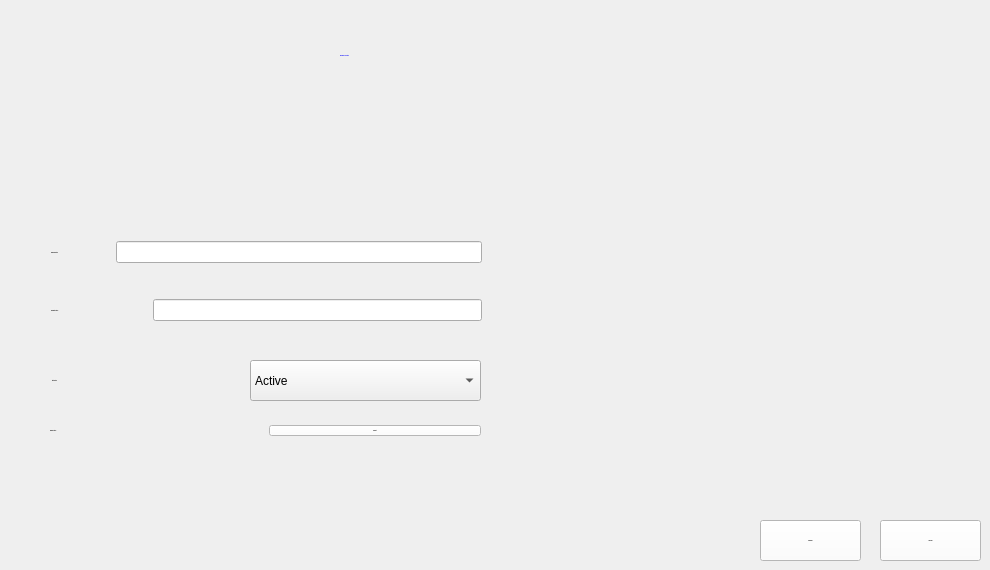
   <widget class="QWidget" name="Modifier">
    <attribute name="title">
     <string>Modifier Piste</string>
    </attribute>
    <widget class="QLabel" name="ModifierPiste">
     <property name="geometry">
      <rect>
       <x>340</x>
       <y>40</y>
       <width>291</width>
       <height>31</height>
      </rect>
     </property>
     <property name="palette">
      <palette>
       <active>
        <colorrole role="WindowText">
         <brush brushstyle="SolidPattern">
          <color alpha="255">
           <red>0</red>
           <green>0</green>
           <blue>255</blue>
          </color>
         </brush>
        </colorrole>
        <colorrole role="Button">
         <brush brushstyle="SolidPattern">
          <color alpha="255">
           <red>51</red>
           <green>51</green>
           <blue>51</blue>
          </color>
         </brush>
        </colorrole>
        <colorrole role="Text">
         <brush brushstyle="SolidPattern">
          <color alpha="255">
           <red>0</red>
           <green>0</green>
           <blue>255</blue>
          </color>
         </brush>
        </colorrole>
        <colorrole role="ButtonText">
         <brush brushstyle="SolidPattern">
          <color alpha="255">
           <red>0</red>
           <green>0</green>
           <blue>255</blue>
          </color>
         </brush>
        </colorrole>
        <colorrole role="Base">
         <brush brushstyle="SolidPattern">
          <color alpha="255">
           <red>51</red>
           <green>51</green>
           <blue>51</blue>
          </color>
         </brush>
        </colorrole>
        <colorrole role="Window">
         <brush brushstyle="SolidPattern">
          <color alpha="255">
           <red>51</red>
           <green>51</green>
           <blue>51</blue>
          </color>
         </brush>
        </colorrole>
        <colorrole role="PlaceholderText">
         <brush brushstyle="SolidPattern">
          <color alpha="128">
           <red>37</red>
           <green>24</green>
           <blue>180</blue>
          </color>
         </brush>
        </colorrole>
       </active>
       <inactive>
        <colorrole role="WindowText">
         <brush brushstyle="SolidPattern">
          <color alpha="255">
           <red>0</red>
           <green>0</green>
           <blue>255</blue>
          </color>
         </brush>
        </colorrole>
        <colorrole role="Button">
         <brush brushstyle="SolidPattern">
          <color alpha="255">
           <red>51</red>
           <green>51</green>
           <blue>51</blue>
          </color>
         </brush>
        </colorrole>
        <colorrole role="Text">
         <brush brushstyle="SolidPattern">
          <color alpha="255">
           <red>0</red>
           <green>0</green>
           <blue>255</blue>
          </color>
         </brush>
        </colorrole>
        <colorrole role="ButtonText">
         <brush brushstyle="SolidPattern">
          <color alpha="255">
           <red>0</red>
           <green>0</green>
           <blue>255</blue>
          </color>
         </brush>
        </colorrole>
        <colorrole role="Base">
         <brush brushstyle="SolidPattern">
          <color alpha="255">
           <red>51</red>
           <green>51</green>
           <blue>51</blue>
          </color>
         </brush>
        </colorrole>
        <colorrole role="Window">
         <brush brushstyle="SolidPattern">
          <color alpha="255">
           <red>51</red>
           <green>51</green>
           <blue>51</blue>
          </color>
         </brush>
        </colorrole>
        <colorrole role="PlaceholderText">
         <brush brushstyle="SolidPattern">
          <color alpha="128">
           <red>37</red>
           <green>24</green>
           <blue>180</blue>
          </color>
         </brush>
        </colorrole>
       </inactive>
       <disabled>
        <colorrole role="WindowText">
         <brush brushstyle="SolidPattern">
          <color alpha="255">
           <red>0</red>
           <green>0</green>
           <blue>255</blue>
          </color>
         </brush>
        </colorrole>
        <colorrole role="Button">
         <brush brushstyle="SolidPattern">
          <color alpha="255">
           <red>51</red>
           <green>51</green>
           <blue>51</blue>
          </color>
         </brush>
        </colorrole>
        <colorrole role="Text">
         <brush brushstyle="SolidPattern">
          <color alpha="255">
           <red>0</red>
           <green>0</green>
           <blue>255</blue>
          </color>
         </brush>
        </colorrole>
        <colorrole role="ButtonText">
         <brush brushstyle="SolidPattern">
          <color alpha="255">
           <red>0</red>
           <green>0</green>
           <blue>255</blue>
          </color>
         </brush>
        </colorrole>
        <colorrole role="Base">
         <brush brushstyle="SolidPattern">
          <color alpha="255">
           <red>51</red>
           <green>51</green>
           <blue>51</blue>
          </color>
         </brush>
        </colorrole>
        <colorrole role="Window">
         <brush brushstyle="SolidPattern">
          <color alpha="255">
           <red>51</red>
           <green>51</green>
           <blue>51</blue>
          </color>
         </brush>
        </colorrole>
        <colorrole role="PlaceholderText">
         <brush brushstyle="SolidPattern">
          <color alpha="128">
           <red>0</red>
           <green>0</green>
           <blue>0</blue>
          </color>
         </brush>
        </colorrole>
       </disabled>
      </palette>
     </property>
     <property name="font">
      <font>
       <family>century gothic</family>
       <pointsize>-1</pointsize>
       <weight>75</weight>
       <bold>true</bold>
      </font>
     </property>
     <property name="styleSheet">
      <string notr="true">QLabel{	
	color: rgb(0, 0, 255);
}</string>
     </property>
     <property name="text">
      <string>Modifier une Piste</string>
     </property>
    </widget>
    <widget class="QPushButton" name="pushButtonModifier">
     <property name="geometry">
      <rect>
       <x>760</x>
       <y>520</y>
       <width>101</width>
       <height>41</height>
      </rect>
     </property>
     <property name="font">
      <font>
       <family>century gothic</family>
       <pointsize>-1</pointsize>
       <weight>75</weight>
       <bold>true</bold>
      </font>
     </property>
     <property name="styleSheet">
      <string notr="true">QPushButton {
	background-color: rgb(255, 255, 255);
    color: black;
}

QPushButton:hover {
	color: white;
	background-color: rgb(0, 0, 152);
}

QPushButton:pressed {
    color: white;
	background-color: rgb(0, 0, 152);
}</string>
     </property>
     <property name="text">
      <string>Modifier</string>
     </property>
    </widget>
    <widget class="QPushButton" name="pushButtonAnnuler_2">
     <property name="geometry">
      <rect>
       <x>880</x>
       <y>520</y>
       <width>101</width>
       <height>41</height>
      </rect>
     </property>
     <property name="font">
      <font>
       <family>century gothic</family>
       <pointsize>-1</pointsize>
       <weight>75</weight>
       <bold>true</bold>
      </font>
     </property>
     <property name="styleSheet">
      <string notr="true">QPushButton {
	background-color: rgb(255, 255, 255);
    color: black;
}

QPushButton:hover {
	color: white;
	background-color: rgb(0, 0, 152);
}

QPushButton:pressed {
    color: white;
	background-color: rgb(0, 0, 152);
}</string>
     </property>
     <property name="text">
      <string>Annuler</string>
     </property>
    </widget>
    <widget class="QComboBox" name="comboBoxEtat_2">
     <property name="geometry">
      <rect>
       <x>250</x>
       <y>360</y>
       <width>231</width>
       <height>41</height>
      </rect>
     </property>
     <property name="iconSize">
      <size>
       <width>50</width>
       <height>16</height>
      </size>
     </property>
     <item>
      <property name="text">
       <string>Active</string>
      </property>
     </item>
     <item>
      <property name="text">
       <string>Damagee</string>
      </property>
     </item>
     <item>
      <property name="text">
       <string>Non Active</string>
      </property>
     </item>
    </widget>
    <widget class="QLabel" name="labelEtat_2">
     <property name="geometry">
      <rect>
       <x>52</x>
       <y>360</y>
       <width>74</width>
       <height>40</height>
      </rect>
     </property>
     <property name="font">
      <font>
       <family>century gothic</family>
       <pointsize>-1</pointsize>
       <weight>75</weight>
       <bold>true</bold>
      </font>
     </property>
     <property name="text">
      <string>Etat Piste :</string>
     </property>
    </widget>
    <widget class="QWidget" name="layoutWidget_4">
     <property name="geometry">
      <rect>
       <x>51</x>
       <y>211</y>
       <width>431</width>
       <height>142</height>
      </rect>
     </property>
     <layout class="QVBoxLayout" name="verticalLayout_2">
      <item>
       <layout class="QHBoxLayout" name="horizontalLayout_7">
        <item>
         <widget class="QLabel" name="labelNum_2">
          <property name="font">
           <font>
            <family>century gothic</family>
            <pointsize>-1</pointsize>
            <weight>75</weight>
            <bold>true</bold>
           </font>
          </property>
          <property name="text">
           <string>Numéro Piste :</string>
          </property>
         </widget>
        </item>
        <item>
         <spacer name="horizontalSpacer_3">
          <property name="orientation">
           <enum>Qt::Horizontal</enum>
          </property>
          <property name="sizeType">
           <enum>QSizePolicy::Preferred</enum>
          </property>
          <property name="sizeHint" stdset="0">
           <size>
            <width>50</width>
            <height>20</height>
           </size>
          </property>
         </spacer>
        </item>
        <item>
         <widget class="QLineEdit" name="lineEditNum_2"/>
        </item>
       </layout>
      </item>
      <item>
       <layout class="QHBoxLayout" name="horizontalLayout_2">
        <item>
         <widget class="QLabel" name="labelCapacite_2">
          <property name="font">
           <font>
            <family>century gothic</family>
            <pointsize>-1</pointsize>
            <weight>75</weight>
            <bold>true</bold>
           </font>
          </property>
          <property name="text">
           <string>Capacité Piste :</string>
          </property>
         </widget>
        </item>
        <item>
         <spacer name="horizontalSpacer_4">
          <property name="orientation">
           <enum>Qt::Horizontal</enum>
          </property>
          <property name="sizeType">
           <enum>QSizePolicy::Preferred</enum>
          </property>
          <property name="sizeHint" stdset="0">
           <size>
            <width>87</width>
            <height>20</height>
           </size>
          </property>
         </spacer>
        </item>
        <item>
         <widget class="QLineEdit" name="lineEditCapacite_2"/>
        </item>
       </layout>
      </item>
     </layout>
    </widget>
    <widget class="QWidget" name="layoutWidget_5">
     <property name="geometry">
      <rect>
       <x>50</x>
       <y>410</y>
       <width>431</width>
       <height>41</height>
      </rect>
     </property>
     <layout class="QHBoxLayout" name="horizontalLayout_4">
      <item>
       <widget class="QLabel" name="labelImage">
        <property name="font">
         <font>
          <family>century gothic</family>
          <pointsize>-1</pointsize>
          <weight>75</weight>
          <bold>true</bold>
         </font>
        </property>
        <property name="text">
         <string>Image Piste :</string>
        </property>
       </widget>
      </item>
      <item>
       <widget class="QPushButton" name="pushButtonImg_2">
        <property name="font">
         <font>
          <family>century gothic</family>
          <pointsize>-1</pointsize>
          <weight>75</weight>
          <bold>true</bold>
         </font>
        </property>
        <property name="styleSheet">
         <string notr="true">QPushButton {
	background-color: rgb(255, 255, 255);
    color: black;
}

QPushButton:hover {
	color: white;
	background-color: rgb(0, 0, 152);
}

QPushButton:pressed {
    color: white;
	background-color: rgb(0, 0, 152);
}</string>
        </property>
        <property name="text">
         <string>Import</string>
        </property>
       </widget>
      </item>
     </layout>
    </widget>
    <widget class="QLabel" name="labelImg_2">
     <property name="geometry">
      <rect>
       <x>590</x>
       <y>160</y>
       <width>351</width>
       <height>251</height>
      </rect>
     </property>
     <property name="text">
      <string/>
     </property>
    </widget>
   </widget>
